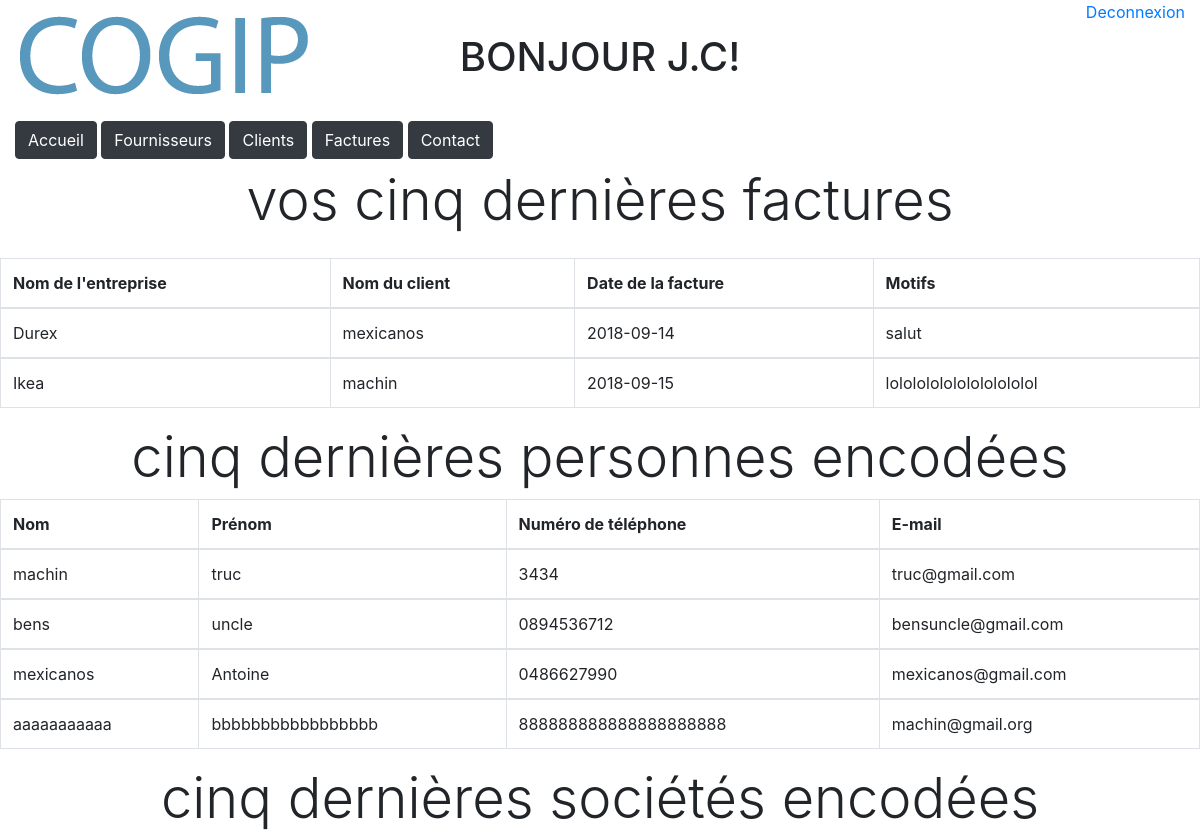
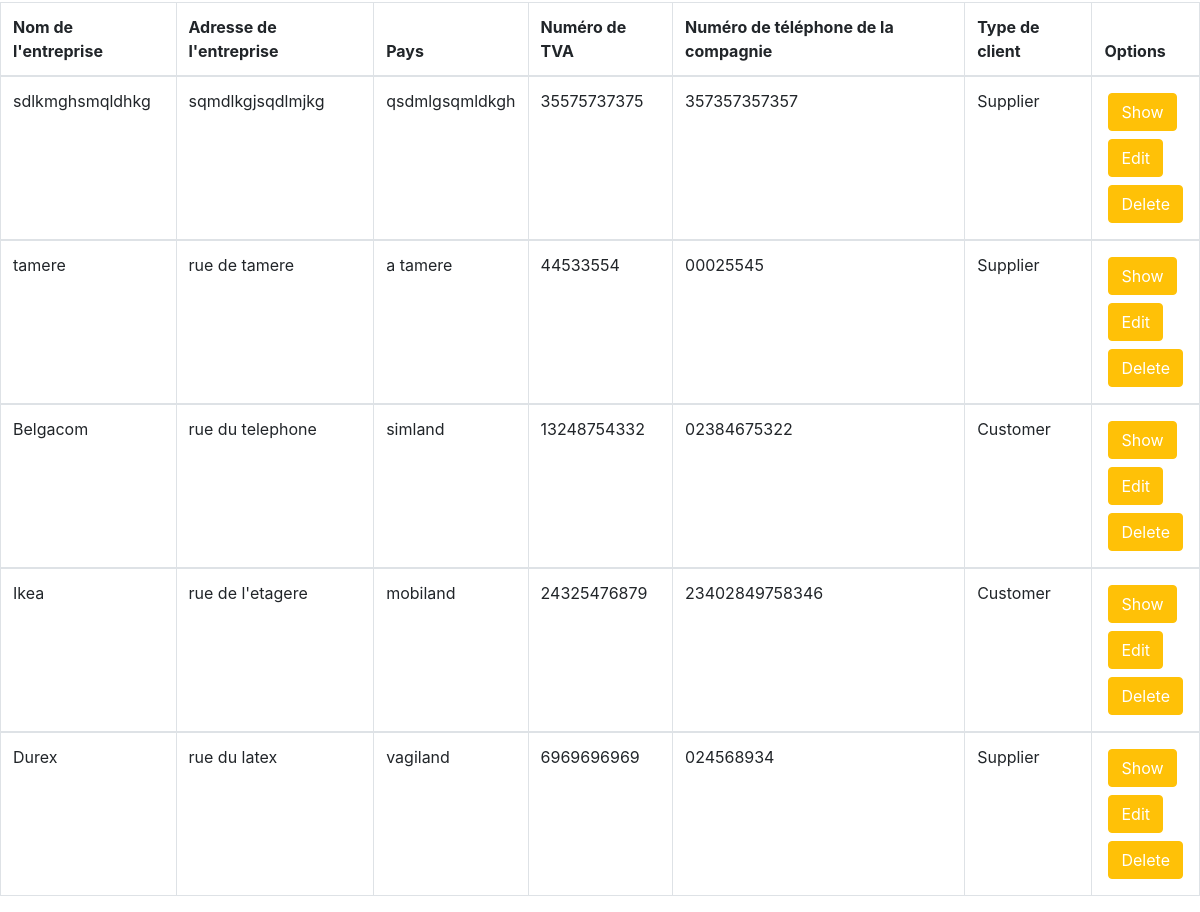
/accueil.php (signed in), run on the app's committed database (2 pictures, top to bottom).
### tables this page shows
CREATE TABLE `invoices` (
  `invoice_number` int(100) NOT NULL,
  `id_company` int(100) NOT NULL,
  `customer_name` varchar(255) NOT NULL,
  `invoice_date` date NOT NULL,
  `designation` text NOT NULL
);

CREATE TABLE `company` (
  `id` int(100) NOT NULL,
  `company_name` varchar(255) NOT NULL,
  `company_address` varchar(255) NOT NULL,
  `country` varchar(255) NOT NULL,
  `VAT_number` varchar(255) NOT NULL,
  `company_phone` varchar(255) NOT NULL,
  `company_type` int(1) NOT NULL
);

CREATE TABLE `customers` (
  `Customer_number` int(11) NOT NULL,
  `company` varchar(255) NOT NULL,
  `last_name` varchar(255) DEFAULT NULL,
  `first_name` varchar(255) DEFAULT NULL,
  `phone_number` varchar(255) DEFAULT NULL,
  `email` varchar(255) DEFAULT NULL
);

CREATE TABLE `company_type` (
  `id` int(100) NOT NULL,
  `type_name` varchar(255) NOT NULL
);

### accueil.php (the view, shortened to what this page needs)
<?php
require 'DBconnect.php';
?>
<!DOCTYPE html>
<html lang="en" dir="ltr">
  <head>
    <link rel="stylesheet" href="https://maxcdn.bootstrapcdn.com/bootstrap/4.0.0/css/bootstrap.min.css">
  </head>
  <body>
    <?php include 'header.php' ?>
	<?php
	try
	{
		$bdd = new PDO('mysql:host=localhost;dbname=cogip;charset=utf8', 'root','root');
	}
	catch(Exception $e)
	{
	        die('Erreur : '.$e->getMessage());
	}
	$resultat = $bdd->query('SELECT Company.company_name,Invoices.customer_name,Invoices.invoice_date,Invoices.designation
							from Company,Invoices
							where Invoices.id_company = Company.id
							ORDER BY invoice_date ASC LIMIT 5');
	?>
	<h1 class="mt-2 d-flex justify-content-center display-4">vos cinq dernières factures</h1>
	<table class="table table-bordered mt-4">
	    <thead>
	        <tr>
	            <th scope="col">Nom de l'entreprise</th>
	            <th scope="col">Nom du client</th>
	            <th scope="col">Date de la facture</th>
	            <th scope="col">Motifs</th>
	        </tr>
	    </thead>
	<?php
	while ($donnees= $resultat->fetch()){
	    echo
	        '<tbody>
	            <tr>
	                <td>'.$donnees['company_name'].'</td>
	                <td>'.$donnees['customer_name'].'</td>
	                <td>'.$donnees['invoice_date'].'</td>
	                <td>'.$donnees['designation'].'</td>
	            </tr>
	        </tbody>'
	    ;}
	?>
	</table>
	<h1 class="mt-2 d-flex justify-content-center display-4">cinq dernières personnes encodées</h1>
	<table class="table table-bordered">
	    <thead>
	        <tr>
	            <th scope="col">Nom</th>
	            <th scope="col">Prénom</th>
	            <th scope="col">Numéro de téléphone</th>
	            <th scope="col">E-mail</th>
	        </tr>
	    </thead>
	<?php
	$resultat = $bdd->query('SELECT * FROM customers ORDER BY Customer_number DESC LIMIT 5');
	while ($donnees= $resultat->fetch()){
	    echo
	    '<tbody>
	        <tr>
	            <td>'.$donnees['last_name'].'</td>
	            <td>'.$donnees['first_name'].'</td>
	            <td>'.$donnees['phone_number'].'</td>
	            <td>'.$donnees['email'].'</td>
	        </tr>
	    </tbody>'
	;}
	?>
	</table>
	<h1 class="mt-2 d-flex justify-content-center display-4">cinq dernières sociétés encodées</h1>
	<table class="table table-bordered">
	    <thead>
	        <tr>
	            <th scope="col">Nom de l'entreprise</th>
	            <th scope="col">Adresse de l'entreprise</th>
	            <th scope="col">Pays</th>
	            <th scope="col">Numéro de TVA</th>
	            <th scope="col">Numéro de téléphone de la compagnie</th>
	            <th scope="col">Type de client</th>
	            <th scope="col">Options</th>
	        </tr>
	    </thead>
	<?php
	$resultat = $bdd->prepare('select Company.id,Company.company_name,Company.company_address,Company.country,Company.VAT_number,Company.company_phone,Company_Type.type_name
	from Company,Company_Type where Company.company_type = company_Type.id order by Company.id desc limit 5');
	$resultat -> execute();
	foreach($resultat as $donnees){
	    echo '<tbody>
	            <tr>
	                <td>
	                    '.$donnees['company_name'].'
	                </td>
	                <td>'
	                    .$donnees['company_address'].
	                '</td>
	                <td>'
	                    .$donnees['country'].
	                '</td>
	                <td>'.$donnees['VAT_number'].
	                '</td>
	                <td>'.$donnees['company_phone'].
	                '</td>
	                <td>'.$donnees['type_name'].
	                '</td>
	                <td>
	                <form class="" action="route_company.php" method="post">
	                                <input type="submit" class="btn btn-warning m-1 text-white" name="submitShow" value="Show">
	                                <input type="hidden" class="btn btn-warning m-1 text-white" name="show" value="'.$donnees['id'].'">
	                                <input type="hidden" class="btn btn-warning m-1 text-white" name="hiddenPage" value="customers.php">
	                </form>
	                <form class="" action="update-customers.php" method="post">
	                                <input type="submit" class="btn btn-warning m-1 text-white" name="submitEdit" value="Edit">
	                                <input type="hidden" class="btn btn-warning m-1 text-white" name="edit" value="'.$donnees['id'].'">
	                                <input type="hidden" class="btn btn-warning m-1 text-white" name="hiddenPage" value="customers.php">
	                </form>
	                <form class="" action="" method="post">
	                                <input type="submit" class="btn btn-warning m-1 text-white" name="submitDelete" value="Delete">
	                                <input type="hidden" class="btn btn-warning m-1 text-white" name="delete" value="'.$donnees['id'].'">
	                                <input type="hidden" class="btn btn-warning m-1 text-white" name="hiddenPage" value="customers.php">
	                </form>
	                </td>
	                </tr>
	            </tbody>'
	                    ;
	}
	?>
	</table>
	</body>

### data on the page
invoices: id_company.company_name "Durex", customer_name "mexicanos", invoice_date "2018-09-14", designation "salut"
invoices: id_company.company_name "Ikea", customer_name "machin", invoice_date "2018-09-15", designation "lololololololololololol"
customers: last_name "machin", first_name "truc", phone_number "3434", email "truc@gmail.com"
customers: last_name "bens", first_name "uncle", phone_number "0894536712", email "bensuncle@gmail.com"
customers: last_name "mexicanos", first_name "Antoine", phone_number "0486627990", email "mexicanos@gmail.com"
customers: last_name "aaaaaaaaaaa", first_name "bbbbbbbbbbbbbbbbb", phone_number "888888888888888888888", email "machin@gmail.org"
company: company_name "sdlkmghsmqldhkg", company_address "sqmdlkgjsqdlmjkg", country "qsdmlgsqmldkgh", VAT_number "35575737375", company_phone "357357357357", company_type.type_name "Supplier"
company: company_name "tamere", company_address "rue de tamere", country "a tamere", VAT_number "44533554", company_phone "00025545", company_type.type_name "Supplier"
company: company_name "Belgacom", company_address "rue du telephone", country "simland", VAT_number "13248754332", company_phone "02384675322", company_type.type_name "Customer"
company: company_name "Ikea", company_address "rue de l'etagere", country "mobiland", VAT_number "24325476879", company_phone "23402849758346", company_type.type_name "Customer"
company: company_name "Durex", company_address "rue du latex", country "vagiland", VAT_number "6969696969", company_phone "024568934", company_type.type_name "Supplier"

### other printed values
$_SESSION['nom'] "J.C"
